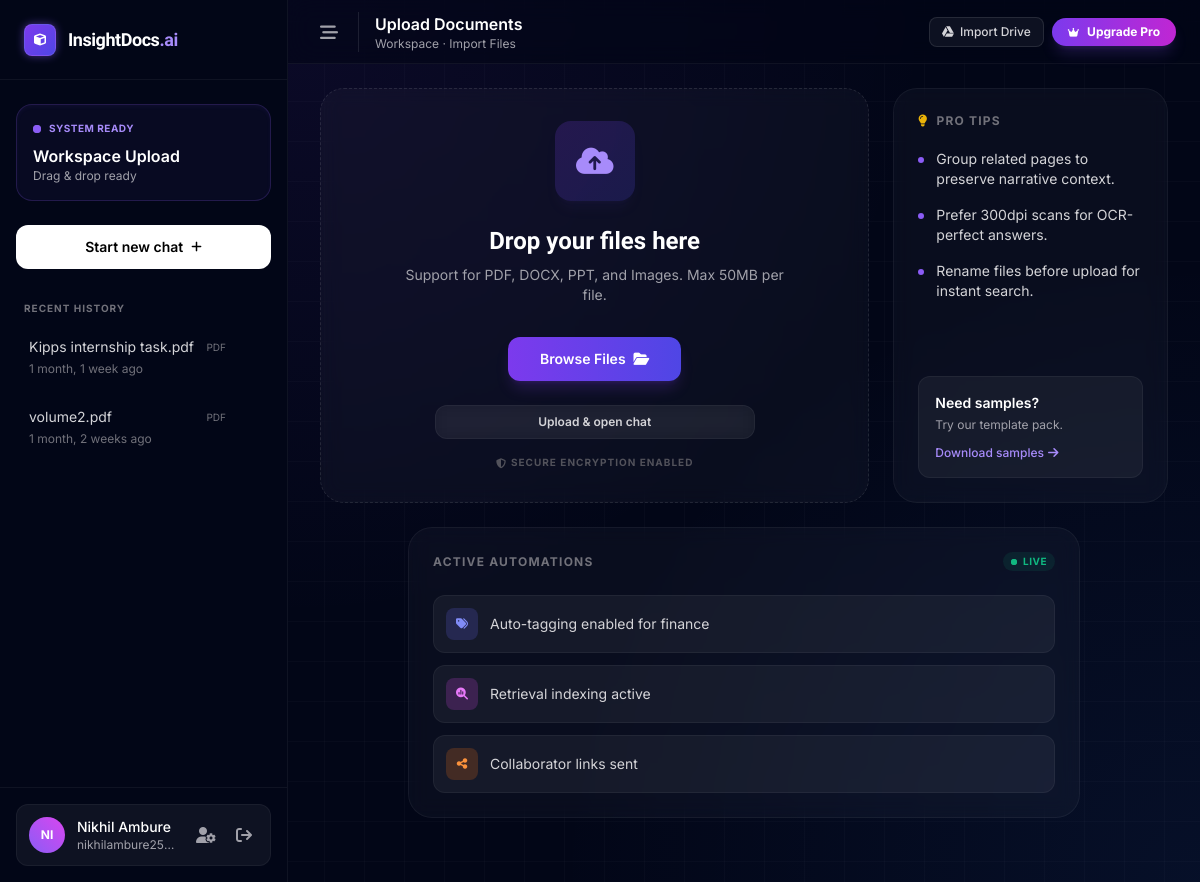
Screenshot of /upload/ (signed in) with the database file from the repository.
### documents/models.py (models this page shows, shortened)
class Document(models.Model):
    owner = models.ForeignKey(
        settings.AUTH_USER_MODEL,
        on_delete=models.CASCADE,
        related_name="documents",
    )
    title = models.CharField(max_length=255)
    file = models.FileField(upload_to="documents/")
    file_content = models.BinaryField(null=True)
    original_name = models.CharField(max_length=255)
    uploaded_at = models.DateTimeField(auto_now_add=True)
    class Meta:
        ordering = ("-uploaded_at",)
    @property
    def extension(self) -> str:
        _, ext = os.path.splitext(self.file.name)
        return ext.lower().lstrip(".")

### accounts/models.py (models this page shows)
class User(AbstractUser):
    email_verified = models.BooleanField(default=False)
    is_2fa_enabled = models.BooleanField(default=False)

### documents/views.py (the view, shortened to what this page needs)
# urls.py: path("upload/", views.upload_view, name="upload"),
@login_required(login_url='login')
def upload_view(request):
    form = DocumentUploadForm(request.POST or None, request.FILES or None)
    documents = Document.objects.filter(owner=request.user).order_by('-uploaded_at')
    context = {"form": form, "recent_documents": documents}
    return render(request, "upload.html", context)

### templates/upload.html (shortened to what this page needs)
{% load static %}
<!DOCTYPE html>
<html lang="en" class="dark">
<head>
    <script src="https://cdn.tailwindcss.com"></script>
    <link rel="stylesheet" href="https://cdnjs.cloudflare.com/ajax/libs/font-awesome/6.4.0/css/all.min.css">
</head>
<body class="h-screen w-full overflow-hidden bg-gray-950 text-zinc-100 selection:bg-violet-500/30">
    <div class="flex h-full w-full">
        <aside id="sidebar" class="fixed inset-y-0 left-0 z-50 flex w-72 -translate-x-full flex-col border-r border-white/5 bg-gray-950 whitespace-nowrap lg:relative lg:translate-x-0">
            <div class="flex h-20 shrink-0 items-center justify-between border-b border-white/5 px-6">
                <a href="{% url 'upload' %}" class="flex items-center gap-3 group cursor-pointer">
                    <div class="relative w-8 h-8 flex items-center justify-center">
                        <div class="absolute inset-0 bg-violet-500 rounded-lg blur-sm opacity-50 group-hover:opacity-75 transition-opacity"></div>
                        <div class="relative w-full h-full bg-gradient-to-br from-violet-600 to-indigo-600 rounded-lg flex items-center justify-center border border-white/10">
                            <i class="fa-solid fa-cube text-white text-xs"></i>
                        </div>
                    </div>
                    <span class="font-display font-bold text-lg tracking-tight text-white">InsightDocs<span class="text-violet-400">.ai</span></span>
                </a>
            </div>
            <div class="flex flex-1 flex-col overflow-y-auto px-4 py-6 scrollbar-thin">
                <div class="mb-6 rounded-2xl border border-violet-500/20 bg-violet-500/5 p-4 shadow-inner shadow-violet-500/5">
                    <div class="mb-2 flex items-center gap-2 text-[10px] font-bold uppercase tracking-wider text-violet-400">
                        <span class="relative flex h-2 w-2">
                          <span class="relative inline-flex h-2 w-2 rounded-full bg-violet-500"></span>
                        </span>
                        System Ready
                    </div>
                    <p class="truncate font-semibold text-white">Workspace Upload</p>
                    <p class="text-xs text-zinc-400">Drag & drop ready</p>
                </div>
                <a href="{% url 'upload' %}" class="group mb-8 flex w-full items-center justify-center gap-2 rounded-xl bg-white py-3 text-sm font-semibold text-black transition-all hover:bg-zinc-200 hover:shadow-lg hover:shadow-white/5">
                    <span>Start new chat</span>
                    <i class="fa-solid fa-plus text-xs transition-transform group-hover:rotate-90"></i>
                </a>
                <div class="space-y-1">
                    <div class="mb-2 flex items-center justify-between px-2 text-[10px] font-bold uppercase tracking-widest text-zinc-500">
                        <span>Recent History</span>
                    </div>
                    {% if recent_documents %}
                        {% for doc in recent_documents %}
                        <div class="group relative flex items-center rounded-xl border border-transparent hover:bg-white/5 transition-colors">
                            <a href="{% url 'chat' doc.id %}" class="flex-1 min-w-0 p-3 text-left">
                                <div class="flex items-center justify-between">
                                    <span class="truncate text-sm text-zinc-300 group-hover:text-white">{{ doc.title }}</span>
                                    <span class="ml-2 text-[10px] text-zinc-500">{{ doc.extension|upper }}</span>
                                </div>
                                <p class="mt-1 text-xs text-zinc-500">{{ doc.uploaded_at|timesince }} ago</p>
                            </a>
                            <div class="relative px-2">
                            </div>
                        </div>
                        {% endfor %}
                    {% else %}
                        <p class="rounded-xl border border-dashed border-white/5 p-3 text-xs text-zinc-500">Upload another file to see it here.</p>
                    {% endif %}
                </div>
            </div>
            <div class="border-t border-white/5 p-4">
                <div class="flex items-center gap-2 rounded-xl border border-white/5 bg-white/5 p-3">
                    <div class="flex h-9 w-9 items-center justify-center rounded-full bg-gradient-to-tr from-violet-500 to-fuchsia-500 text-xs font-bold text-white">
                        {{ request.user.get_full_name|default:request.user.username|slice:":2"|upper }}
                    </div>
                    <div class="flex-1 overflow-hidden px-1">
                        <p class="truncate text-sm font-medium text-white">{{ request.user.get_full_name|default:request.user.username }}</p>
                        <p class="truncate text-xs text-zinc-400">{{ request.user.email }}</p>
                    </div>
                    <a href="{% url 'profile' %}" class="rounded-lg p-1.5 text-zinc-400 hover:bg-white/10 hover:text-white transition-colors" title="Profile Settings">
                        <i class="fa-solid fa-user-gear"></i>
                    </a>
                    <form action="{% url 'logout' %}" method="post">
                        <button type="submit" class="rounded-lg p-1.5 text-zinc-400 hover:bg-red-500/10 hover:text-red-400 transition-colors" title="Log out">
                            <i class="fa-solid fa-arrow-right-from-bracket"></i>
                        </button>
                    </form>
                </div>
            </div>
        </aside>
        <main class="relative flex flex-1 flex-col overflow-hidden bg-modern-grid">
            <header class="glass-header z-20 flex h-16 min-h-[4rem] items-center justify-between px-4 sm:px-6">
                <div class="flex items-center gap-3">
                    <button onclick="toggleDesktopSidebar()" class="hidden rounded-lg p-2 text-zinc-400 hover:bg-white/10 hover:text-white lg:block" title="Toggle Sidebar">
                        <i id="toggle-icon" class="fa-solid fa-bars-staggered text-lg"></i>
                    </button>
                    <div class="flex flex-col border-l border-white/10 pl-4">
                        <h1 class="text-sm font-semibold text-white sm:text-base">Upload Documents</h1>
                        <p class="text-[10px] text-zinc-400 sm:text-xs">Workspace · Import Files</p>
                    </div>
                </div>
                <div class="flex items-center gap-2">
                     <a href="{% url 'coming_soon' %}" class="hidden sm:block rounded-lg border border-white/10 bg-white/5 px-3 py-1.5 text-xs font-medium text-zinc-300 hover:bg-white/10 transition-colors">
                        <i class="fa-brands fa-google-drive mr-1.5"></i>Import Drive
                     </a>
                     <a href="{% url 'subscription' %}" class="flex items-center gap-2 rounded-full bg-gradient-to-r from-violet-600 to-fuchsia-600 px-4 py-1.5 text-xs font-bold text-white shadow-lg shadow-violet-500/20 hover:scale-105 hover:shadow-violet-500/30 transition-all">
                        <i class="fa-solid fa-crown text-[10px]"></i>
                        Upgrade Pro
                    </a>
                </div>
            </header>
            <div class="flex-1 overflow-y-auto px-4 py-6 scrollbar-thin sm:px-8">
                <div class="mx-auto max-w-5xl space-y-6">
                    <div class="grid gap-6 lg:grid-cols-[2fr_1fr]">
                        <form id="upload-form" method="post" enctype="multipart/form-data" class="glass-card relative flex min-h-[320px] flex-col items-center justify-center rounded-3xl border border-dashed border-white/10 p-8 text-center transition-all duration-300 hover:border-violet-500/50 hover:bg-violet-500/5 group">
                            <div id="upload-content" class="flex flex-col items-center w-full">
                                <div class="mb-6 flex h-20 w-20 items-center justify-center rounded-2xl bg-gradient-to-br from-violet-600/20 to-indigo-600/20 shadow-lg shadow-violet-500/5 group-hover:scale-110 transition-transform duration-300">
                                    <i class="fa-solid fa-cloud-arrow-up text-3xl text-violet-400"></i>
                                </div>
                                <h2 class="text-2xl font-bold text-white font-display">Drop your files here</h2>
                                <p class="mt-2 max-w-sm text-sm text-zinc-400">Support for PDF, DOCX, PPT, and Images. Max 50MB per file.</p>
                                <label for="document-upload-input" class="group mt-8 cursor-pointer">
                                    <span class="relative inline-flex items-center justify-center gap-2 rounded-xl bg-gradient-to-r from-violet-600 to-indigo-600 px-8 py-3 text-sm font-semibold text-white shadow-lg shadow-violet-600/20 transition-all hover:shadow-violet-600/40 hover:-translate-y-0.5">
                                        Browse Files
                                        <i class="fa-solid fa-folder-open"></i>
                                    </span>
                                </label>
                                <button type="submit" class="mt-6 w-full max-w-xs rounded-xl bg-white/5 border border-white/5 px-4 py-2 text-xs font-semibold text-zinc-300 backdrop-blur hover:bg-white/10 hover:text-white transition-colors">
                                    Upload &amp; open chat
                                </button>
                                <p class="mt-4 text-[10px] font-bold uppercase tracking-widest text-zinc-600 flex items-center gap-1">
                                    <i class="fa-solid fa-shield-halved"></i> Secure Encryption Enabled
                                </p>
                            </div>
                        </form>
                        <div class="glass-card flex flex-col justify-between rounded-3xl p-6">
                            <div>
                                <div class="mb-5 flex items-center gap-2 text-xs font-bold uppercase tracking-widest text-zinc-500">
                                    <i class="fa-solid fa-lightbulb text-yellow-500"></i>
                                    Pro Tips
                                </div>
                                <ul class="space-y-4">
                                    <li class="flex gap-3 text-sm text-zinc-300">
                                        <span class="h-1.5 w-1.5 shrink-0 translate-y-2 rounded-full bg-violet-500"></span>
                                        Group related pages to preserve narrative context.
                                    </li>
                                    <li class="flex gap-3 text-sm text-zinc-300">
                                        <span class="h-1.5 w-1.5 shrink-0 translate-y-2 rounded-full bg-violet-500"></span>
                                        Prefer 300dpi scans for OCR-perfect answers.
                                    </li>
                                    <li class="flex gap-3 text-sm text-zinc-300">
                                        <span class="h-1.5 w-1.5 shrink-0 translate-y-2 rounded-full bg-violet-500"></span>
                                        Rename files before upload for instant search.
                                    </li>
                                </ul>
                            </div>
                            <div class="mt-6 rounded-xl bg-white/5 p-4 border border-white/5">
                                <p class="text-sm font-semibold text-white">Need samples?</p>
                                <p class="mt-1 text-xs text-zinc-400">Try our template pack.</p>
                                <a href="{% url 'coming_soon' %}" class="mt-3 text-xs font-medium text-violet-400 hover:text-violet-300 hover:underline flex items-center gap-1">
                                    Download samples <i class="fa-solid fa-arrow-right"></i>
                                </a>
                            </div>
                        </div>
                    </div>
                    <div class="pb-10 max-w-2xl mx-auto">
                        <div class="glass-card rounded-3xl p-6">
                            <div class="mb-6 flex items-center justify-between">
                                <p class="text-xs font-bold uppercase tracking-widest text-zinc-500">Active Automations</p>
                                <span class="flex items-center gap-1.5 rounded-full bg-emerald-500/10 px-2 py-0.5 text-[10px] font-bold uppercase tracking-wider text-emerald-500">
                                    <span class="relative flex h-1.5 w-1.5">
                                      <span class="relative inline-flex h-1.5 w-1.5 rounded-full bg-emerald-500"></span>
                                    </span>
                                    Live
                                </span>
                            </div>
                            <div class="space-y-3">
                                <div class="flex items-center gap-3 rounded-xl border border-white/5 bg-white/5 p-3">
                                    <div class="flex h-8 w-8 shrink-0 items-center justify-center rounded-lg bg-indigo-500/20 text-indigo-400">
                                        <i class="fa-solid fa-tags text-xs"></i>
                                    </div>
                                    <p class="text-sm text-zinc-300">Auto-tagging enabled for finance</p>
                                </div>
                                <div class="flex items-center gap-3 rounded-xl border border-white/5 bg-white/5 p-3">
                                    <div class="flex h-8 w-8 shrink-0 items-center justify-center rounded-lg bg-fuchsia-500/20 text-fuchsia-400">
                                        <i class="fa-solid fa-magnifying-glass-chart text-xs"></i>
                                    </div>
                                    <p class="text-sm text-zinc-300">Retrieval indexing active</p>
                                </div>
                                <div class="flex items-center gap-3 rounded-xl border border-white/5 bg-white/5 p-3">
                                    <div class="flex h-8 w-8 shrink-0 items-center justify-center rounded-lg bg-orange-500/20 text-orange-400">
                                        <i class="fa-solid fa-share-nodes text-xs"></i>
                                    </div>
                                    <p class="text-sm text-zinc-300">Collaborator links sent</p>
                                </div>
                            </div>
                        </div>
                    </div>
                </div>
            </div>
        </main>
    </div>
</body>
</html>

### rows the page displays
Document: title "Kipps internship task.pdf", extension "PDF", uploaded_at "1 month, 1 week"
Document: title "volume2.pdf", extension "PDF", uploaded_at "1 month, 2 weeks"
User: user.get_full_name "NI", user.get_full_name "Nikhil Ambure", user.email "nikhilambure25…"
